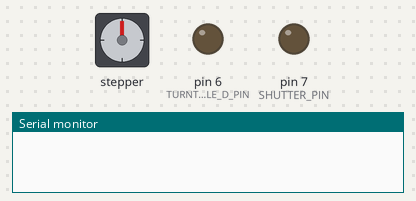
The sketch below on a simulated Arduino Uno, built with avr-gcc and run on an emulated ATmega328P. On the bench: stepper motor, output pins drawn as LEDs (lit = HIGH), the last lines printed to the serial monitor. Stepper angles assume 200 steps per turn; pins used as bus, display or sensor lines are not drawn.

Above: at 0.1 s.
At 2.2 s:
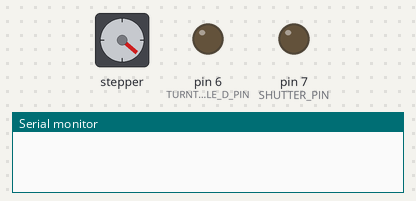
At 4.33 s:
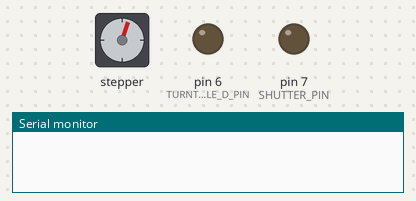
At 8.59 s:
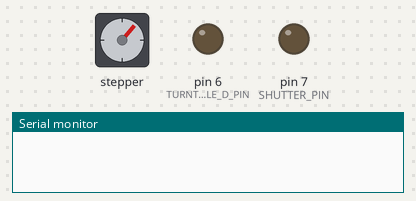
At 17.3 s:
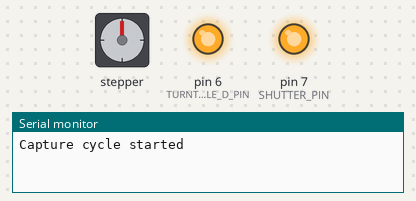
At 36.5 s:
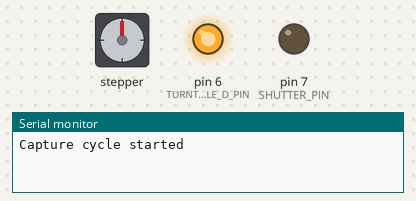
Timing chart, 0 to 40.0 s (numbered marks = the images above):
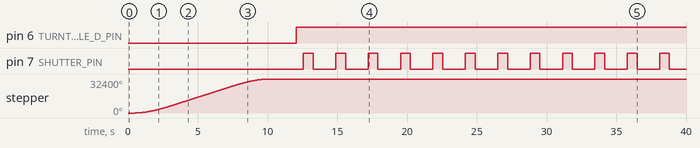

Measured:
- by itself, pin 6 (TURNTABLE_D_PIN): LOW → HIGH at 12.1 s
- by itself, pin 7 (SHUTTER_PIN): LOW → HIGH at 12.6 s, → LOW 0.70 s later, → HIGH 1.6 s later, → LOW 0.70 s later, … (24 changes in this stretch)
- by itself, stepper: turns 32400° clockwise in 9.6 s

The sketch:

CaptureRig.ino
```cpp
#include <AccelStepper.h>
//#include <MultiStepper.h>

#define ARM_SHOULD_ROTATE true
#define ARM_S_PIN 3
#define ARM_D_PIN 4
#define TURNTABLE_S_PIN 5
#define TURNTABLE_D_PIN 6
#define SHUTTER_PIN 7
#define LOWER_LIMIT_PIN -1
#define UPPER_LIMIT_PIN -1

// Capture parameters
const int CAPTURES_PER_ROTATION = 30;
const int PRE_CAPTURE_DELAY     = 500;  // Delay time before initiating the capture. Since the turn table needs to be stopped, extra settle time is needed for vibration to diminish.
const int CAPTURE_SIGNAL_DELAY  = 700;  // Last working RAW delay = 1500; // Delay time after sending HIGH signal to relay. Allows the camera to complete 'cycle time', see https://www.imaging-resource.com/PRODS/D90/D90A6.HTM for more info.
const int POST_CAPTURE_DELAY    = 100;  // Delay time after sending LOW signal to relay. Just to be safe; for 30 captures per vertical position, it adds only 9 seconds to total time.

// Turn table parameters
const int TURNTABLE_ROTATION_COUNT    = 1;
const int TURNTABLE_ROTATION_DEGREES  = 360;
const int TURNTABLE_ROTATION_DELAY    = 500;

// Arm parameters
const int ARM_ROTATION_POS_DELAY = 2000;
const int ARM_ROTATION_RANGE = 18000;
const int ARM_ROTATION_START_OFFSET = 3000; // Last working offset = 4000;
const int ARM_ROTATION_POSITIONS = 5; // n captures positions

AccelStepper arm(1, ARM_S_PIN, ARM_D_PIN);

void setup() {

  pinMode(LOWER_LIMIT_PIN, INPUT);
  pinMode(UPPER_LIMIT_PIN, INPUT);

  pinMode(ARM_S_PIN, OUTPUT);
  pinMode(ARM_D_PIN, OUTPUT);
  pinMode(TURNTABLE_S_PIN, OUTPUT);
  pinMode(TURNTABLE_D_PIN, OUTPUT);
  pinMode(SHUTTER_PIN, OUTPUT);

  const int ARM_SPEED = 4000;
  arm.setMaxSpeed(ARM_SPEED);
  arm.setSpeed(ARM_SPEED / 2);
  arm.setAcceleration(ARM_SPEED / 2);

  Serial.begin(9600);
}

void motorStepRoutine(int directionPin, int stepsPin, int waitMS, bool invert = false) {
  digitalWrite(directionPin, invert ? LOW : HIGH);//direction of rotation of turn table set LOW to reverse direction)
  digitalWrite(stepsPin, HIGH);// pulses for turn table
  delayMicroseconds(waitMS);// pulses for turn table
  digitalWrite(stepsPin, LOW);// pulses for turn table
  delayMicroseconds(waitMS);// pulses for turn table
}

bool limitActive(int pin){
  int state = digitalRead(pin);
  return state == HIGH;
}

void turnArmAccel(int steps, int delayMS = 0, int endDelay = 0){
  arm.move(steps);
  arm.runToPosition();
  if(endDelay > 0) delay(endDelay);
}

void turnArm(int steps, int delayMS = 0, int endDelay = 0){
  bool invert = false;
  if(steps < 0){
    steps = -steps;
    invert = true;
  }

  for (int t = 0; t < steps; t++){
    motorStepRoutine(ARM_D_PIN, ARM_S_PIN, 500, invert);
    if(delayMS > 0) delay(delayMS);
  }

  if(endDelay > 0) delay(endDelay);
}

void capture(int preCaptureDelay, int captureDelay, int delayMS = 0) {
  if(preCaptureDelay > 0) delay (preCaptureDelay);
  digitalWrite(SHUTTER_PIN, HIGH);//chutter pin
  if(captureDelay > 0) delay (captureDelay);//wait time while shooting shooting milliseconds
  digitalWrite(SHUTTER_PIN, LOW);//chutter pin
  if(delayMS > 0) delay((int)(delayMS / 2.0));//wait time after shooting shooting milliseconds
}

void rotateAndCapture(int captures, int degrees = 12, int delayMS = 0) {

  // turn table rotates 12 degrees each time
  // 6400*12(you can change 12 to any degree you want ) / 360 = 213
  int steps = (int)(6400.0 * degrees / 360);
  int stepsToCapture = (int)((double)steps / captures);
  for (int t = 0; t < steps; t++){
    motorStepRoutine(TURNTABLE_D_PIN, TURNTABLE_S_PIN, 500);
    if(t % stepsToCapture == 0) capture(PRE_CAPTURE_DELAY, CAPTURE_SIGNAL_DELAY, POST_CAPTURE_DELAY);
    if(delayMS > 0) delay(delayMS);
  }
}

void capturePosition(){
  for (int f = 0; f < TURNTABLE_ROTATION_COUNT; f++){
    rotateAndCapture(CAPTURES_PER_ROTATION, TURNTABLE_ROTATION_DEGREES, 4);
    delay(TURNTABLE_ROTATION_DELAY);//wait time in before shooting milliseconds
  }
}

void print(String value){
  Serial.println(value);
}

char readSerialChar(){
  return Serial.available() > 0 ? Serial.read() : '\0';
}

int reachLimit(int limitPin, int stepsPerTry){
  const int MAX_STEPS = 22000;
  int maxTrials = MAX_STEPS / stepsPerTry;
  int trials = 0;
  while(trials++ < maxTrials && !limitActive(limitPin)) turnArm(stepsPerTry);
  return trials * stepsPerTry;
}

void captureCycle() {

  const int STEPS_PER_TRY = 50;

  // Travel until top is reached
  if(ARM_SHOULD_ROTATE)
    turnArmAccel(ARM_ROTATION_RANGE, 0, ARM_ROTATION_POS_DELAY);

  print("Capture cycle started");

  // Capture and lower arm
  int stepsPerPosition = (ARM_ROTATION_RANGE - ARM_ROTATION_START_OFFSET) / (ARM_ROTATION_POSITIONS - 1);
  for(int i = 0; i < ARM_ROTATION_POSITIONS; i++){
    capturePosition();
    print("Position complete");

    if(ARM_SHOULD_ROTATE && i < (ARM_ROTATION_POSITIONS - 1))
      turnArmAccel(-stepsPerPosition, 0, ARM_ROTATION_POS_DELAY);
  }

  print("Capture cycle complete");

  // Travel until lower limit reached
  if(ARM_SHOULD_ROTATE)
    turnArmAccel(-ARM_ROTATION_START_OFFSET, 0, 0);
}

void loop() {
  //while(readSerialChar() != '\n');
  delay(500);
  captureCycle();
  while(true) delay(1000);
}
```
